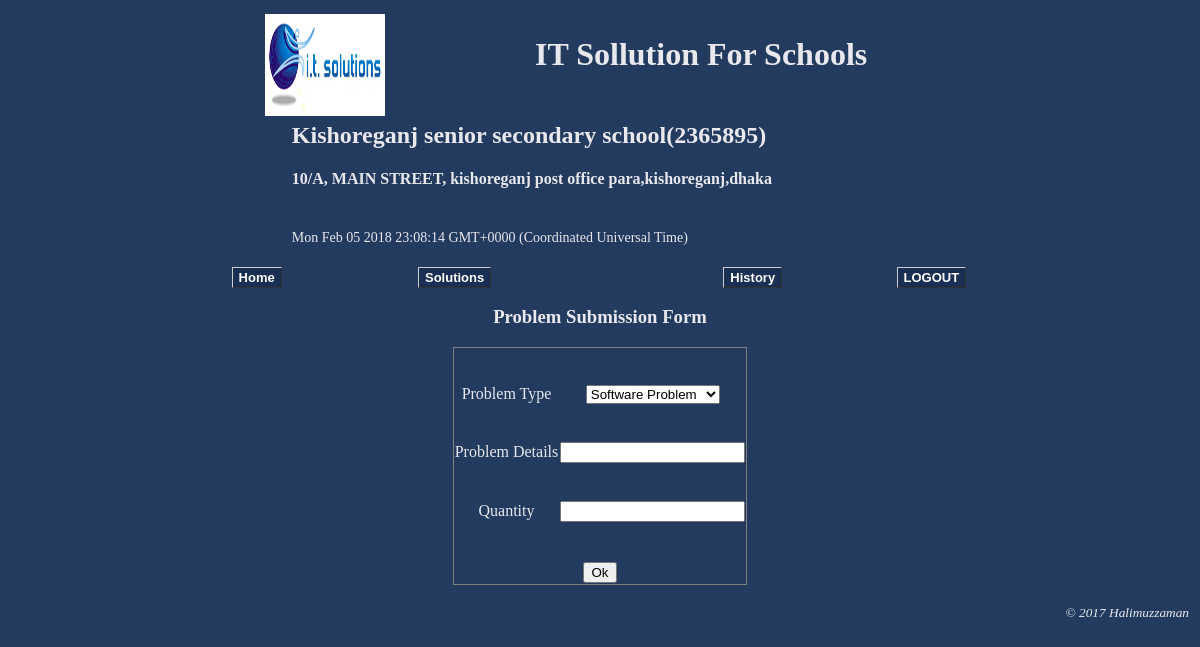
The app's page /user.php (signed in) with its own data.
### tables this page shows
CREATE TABLE `users` (
  `division` varchar(16) NOT NULL,
  `district` varchar(20) NOT NULL,
  `institute_id` int(15) NOT NULL,
  `institute_name` varchar(100) NOT NULL,
  `access_id` int(100) NOT NULL,
  `institute_add` varchar(80) NOT NULL
);

### user.php (the view, shortened to what this page needs)
<?php
include_once("config.php");
$mt=$_SESSION['match'];
$i_id = "0";
$tm = time();
$result= $mysqli->query("SELECT * FROM users WHERE access_id=$mt");
?>
<html>
	<head>
		<link rel="stylesheet" type="text/css" href="css_style.css">
	</head>
<body bgcolor="#223b5f" text="e8e8ee">
 <table width="100%" align="center">
 <tr>
  <td>
	<table width="755"  height="5%" align="center">
			<tr align="center">
			<td><img src="logo.jpg" alt="Image" width="120" height="102" ></td>
			<td><h1><b>IT Sollution For Schools</b></h1></td>
			</tr>
		</table>
	<table width="755" align='center' >
		<?php
			while($res = $result->fetch_object())
			{
					echo "<tr>";
					echo"<td > </td>";
					echo "<td colspan='2'><h2>".$res->institute_name."(".$res->institute_id.")"."<br><h4>".$res->institute_add.",".$res->district.",".$res->division."</h4><br><small id='datetime' style='font-size: 14px;line-height: 20px;'></small></h2>"."</td>";
					echo "</tr>";
					$i_id=$res->institute_id;
			}
		?>
		<tr align="center" >
			<td><br><a href="user.php" class="button" ><b>Home</b></a><br></td>
			<td><br><a href="#" id="sln" class="button" name="<?php echo $i_id ?>" onclick ="showUser(this.id,this.name);">Solutions</a></td>
			<td><br><a href="#" id="hstry" class="button" name="<?php echo $i_id ?>" onclick ="showUser(this.id,this.name);">History</a></td>
			<td><br><a href="logout.php" class="button"><b>LOGOUT</b></a><br></td>
		</tr>
	</table>
	<div id="txtHint">
		<form action='request.php' method='post'>
			<table align='center'frame="box" rules="none">
			 <caption><h3><b>Problem Submission Form</b></h3></caption>
					<tr align="center">
						<td colspan="2" align="center"><br><br>Problem Type</td>
						<td colspan="2" align="center"><br><br><select name="pt">
							<option value="software">Software Problem</option>
							</select></td>
					</tr>
					<tr align="center">
						<td colspan="2" align="center"><br><br>Problem Details</td>
						<td colspan="2" align="center"><br><br><input type="text" name="pdtl" ></td>
					</tr>
					<tr align="center">
						<td colspan="2" align="center"><br><br>Quantity</td>
						<td colspan="2" align="center"><br><br><input type="text" name="qnt" ></td>
					</tr>
					 <tr align="center">
						<td colspan="4"><br> <input type="hidden" name="request_id" value="<?php echo $tm; ?>"></td>
					</tr>
					<tr>
						<td colspan="4" align="center"><br><input type="submit" value="Ok" ></td>
					</tr>
			</table>
		</form>
	</div>
   </td>
  </tr>
  <tr><td align="right"><p><small><i>&copy 2017 Halimuzzaman</i></small></p></td></tr>
 </table>
</body>
</html>

### css_style.css (style rules this page uses)
.button { font: 13px Arial; font-weight: bold; text-decoration: none; background-color: #192f53; color: #ffffff; padding: 2px 6px 2px 6px; border-top: 1px solid #CCCCCC; border-right: 1px solid #333333; border-bottom: 1px solid #333333; border-left: 1px solid #CCCCCC; }
a { color: #5dee2e; text-decoration: none; }

### records on screen
users: institute_name "Kishoreganj senior secondary school", institute_id "2365895", institute_add "10/A, MAIN STREET, kishoreganj post office para", district "kishoreganj", division "dhaka"
